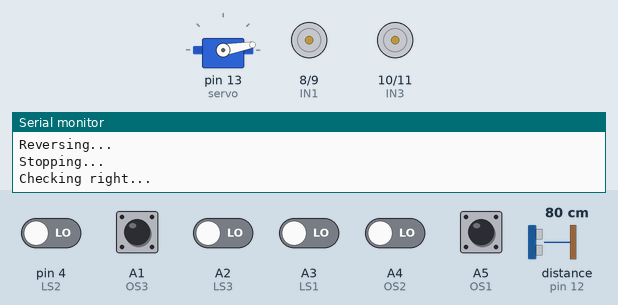
The sketch below on a simulated Arduino Uno, built with avr-gcc and run on an emulated ATmega328P. Parts: servo, motor-driver pin pairs drawn as motors (green arrow = first pin HIGH = forward, orange = second pin HIGH = backward, longer = more drive, scaled by the enable pin), the last lines printed to the serial monitor. The inputs (shaded band) are chosen by the test bench; at power-on: A1 (OS3), A5 (OS1) HIGH, A2 (LS3), A3 (LS1), A4 (OS2), pin 4 (LS2) LOW, distance to the obstacle (sensor on pin 12) 80 cm. The echo pulse lasts 58.3 µs per cm.

Above: at 3.2 s.
3.3 s: A4 (OS2) driven HIGH
At 5.8 s:
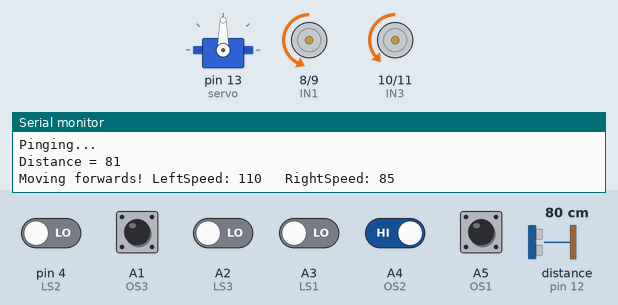
6.3 s: distance to the obstacle (sensor on pin 12) set to 10 cm
7.8 s: distance to the obstacle (sensor on pin 12) set to 7 cm
At 10.1 s:
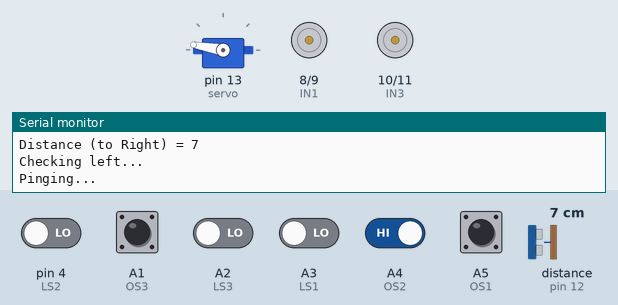
11.3 s: distance to the obstacle (sensor on pin 12) set to 9 cm
At 13.19 s:
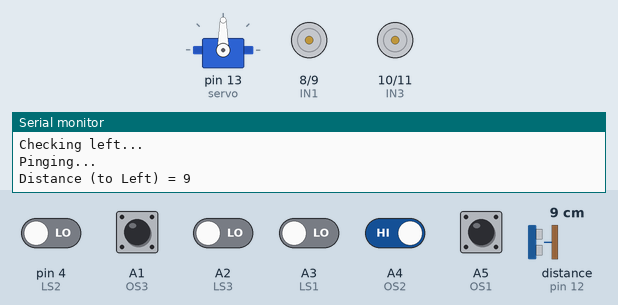
18.7 s: distance to the obstacle (sensor on pin 12) set to 2 cm
At 19.07 s:
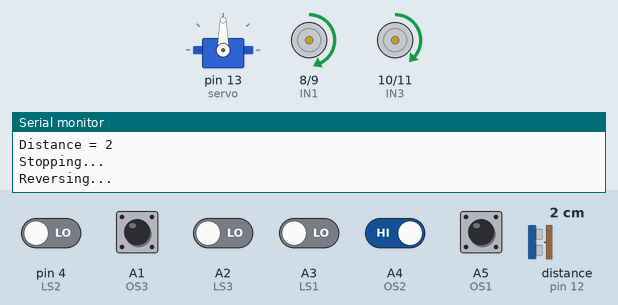
22.2 s: pin 4 (LS2) driven HIGH
At 24.8 s:
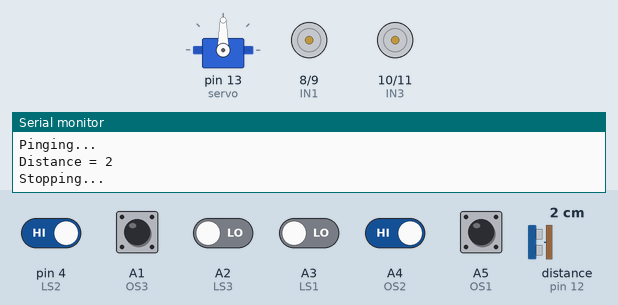
Timing chart, 0 to 26.3 s (numbered marks = the images above; inputs shaded):
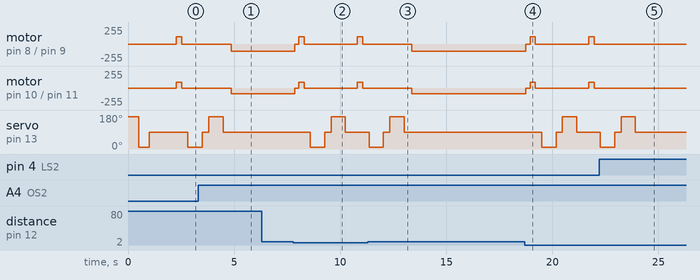

The sketch:

Autonomous_Vehicle_-_Competency.ino
```cpp
// *-----------------------------------* \\
// | ENGG1500 Project - 2019 - Team 24 | \\
// *-----------------------------------* \\

/* CHANGE LOG

v 1.0 - Initial
v 1.1 - added additional line sensors
v 1.2 - added IR obstacle sensors to front corners to help with off-axis wall detection
v 1.3 - added Rear facing obstacle sensor to stop reversing if back against wall
      - Reduced startup delay to 1 second

*/


#include <NewPing.h>
#include <Servo.h>

#define ENA 5 // SPEED CONTROL - Left wheel
#define ENB 6 // SPEED CONTROL - Right wheel
#define IN1 8 // LEFT motor
#define IN2 9 // LEFT motor
#define IN3 10 // RIGHT motor
#define IN4 11 // RIGHT motor
#define LS1 A3 // Line Sensor 1 pin (front passenger side)
#define LS2 4 // Line Sensor 2 pin (front middle)
#define LS3 A2 // Line Sensor 3 pin (front driver side)
#define OS1 A5 // IR Obstacle sensor 1 (front passenger side)
#define OS2 A4 // IR Obstacle sensor 2 (front driver side)
#define OS3 A1 // Rear obstacle sensor

#define servo 13 // Servo pin

#define ECHO 12 // Ultrasonic sensor ECHO pin
#define TRIG 7 // Ultrasonic sensor TRIG pin

int leftSpeed = 110; // Left motor "normal" speed
int rightSpeed = 85; // Right motor "normal" speed

int maxDistance = 200;
int distance = 100;

int distanceLeft;
int distanceRight;

NewPing sonar(TRIG, ECHO, maxDistance); // Ultrasonic sensor
Servo eyes; // Declare servo name

void setup() {
  pinMode(ENA,OUTPUT); //set ENA as an output
  pinMode(ENB,OUTPUT); //set ENB as an output
  pinMode(IN1,OUTPUT); //set IN1 as an output
  pinMode(IN2,OUTPUT); //set IN2 as an output
  pinMode(IN3,OUTPUT); //set IN3 as an output
  pinMode(IN4,OUTPUT); //set IN4 as an output
  pinMode(LS1,INPUT); //set Line Sensor 1 pin as an input
  pinMode(LS2,INPUT); //set Line Sensor 2 pin as an input
  pinMode(LS3,INPUT); //set Line Sensor 3 pin as an input
  pinMode(OS1,INPUT); //set Obstacle sensor 1 pin as an input
  pinMode(OS2,INPUT); //set Obstacle sensor 2 pin as an input
  pinMode(OS3,INPUT); //set Obstacle sensor 2 pin as an input

  eyes.attach(servo); // Activate servo named "eyes"

  Serial.begin(9600);

  eyes.write(170);
  delay(500);
  eyes.write(10);
  delay(500);
  eyes.write(90); // Set servo to straight ahead position

  analogWrite(ENA, 0); // Set LEFT motor initial speed to 0
  analogWrite(ENB, 0); // Set RIGHT motor initial speed to 0

  delay(1000);// Delay before starting loop
}

void loop()
{
distance = readPing();
Serial.print("Distance = ");
Serial.println(distance);

if(digitalRead(LS1) == 1 || digitalRead(LS2) == 1 || digitalRead(LS3) == 1) motorStop();
  else {

if (distance <= 8 || digitalRead(OS1) == LOW || digitalRead(OS2) == LOW)
{
  motorStop();
  delay(200);
  if(digitalRead(OS3) == LOW) goto SKIPBACKWARDS;
  leftBackwards();
  rightBackwards();
  motorGo();
  Serial.println("Reversing...");
  delay(250);
  motorStop();
  delay(300);
  SKIPBACKWARDS:
  distanceRight = checkRight();
  Serial.print("Distance (to Right) = ");
  Serial.println(distanceRight);
  delay(300);
  distanceLeft = checkLeft();
  Serial.print("Distance (to Left) = ");
  Serial.println(distanceLeft);
  delay(300);

  Serial.print("Front: ");         // --
  Serial.print(distance);          //   |
  Serial.print("    Right: ");     //   |
  Serial.print(distanceRight);     // Decision Debugging
  Serial.print("    Left: ");      //   |
  Serial.println(distanceLeft);    //   |
//delay(4700);                     // --

  if(distanceLeft > distanceRight)
    {
      turnLeft();
      motorGo();
      delay(250);
      motorStop();
    }else if(distanceLeft < distanceRight)
    {
      turnRight();
      motorGo();
      delay(325);
      motorStop();
    }
}else
  {
    leftForwards();
    rightForwards();
    Serial.print("Moving forwards! LeftSpeed: ");
    Serial.print(leftSpeed);
    Serial.print("   RightSpeed: ");
    Serial.println(rightSpeed);
    motorGo();
  }
}
}

void motorStop(void) //This function sets the LEFT motor direction to FORWARDS
{
  Serial.println("Stopping...");
  analogWrite(ENA, 0); // Set LEFT motor speed to 0
  analogWrite(ENB, 0); // Set RIGHT motor speed to 0
}

void motorGo(void) //This function sets the LEFT motor direction to FORWARDS
{
  analogWrite(ENA, leftSpeed); // Set LEFT motor speed to normal
  analogWrite(ENB, rightSpeed); // Set RIGHT motor speed to normal
}

void leftForwards(void) //This function sets the LEFT motor direction to FORWARDS
{
digitalWrite(IN1,LOW); //IN1
digitalWrite(IN2,HIGH); //IN2
}

void leftBackwards(void) //This function sets the LEFT motor direction to BACKWARDS
{
digitalWrite(IN1,HIGH); //IN1
digitalWrite(IN2,LOW); //IN2
}

void rightForwards(void) //This function sets the RIGHT motor direction to FORWARDS
{
digitalWrite(IN3,LOW); //IN3
digitalWrite(IN4,HIGH); //IN4
}

void rightBackwards(void) //This function sets the RIGHT motor direction to BACKWARDS
{
digitalWrite(IN3,HIGH); //IN3
digitalWrite(IN4,LOW); //IN4
}

void turnRight(void) //This function sets the motor directions opposite so they turn RIGHT
{
Serial.println("Turning right...");
digitalWrite(IN1,LOW); //IN1
digitalWrite(IN2,HIGH); //IN2
digitalWrite(IN3,HIGH); //IN3
digitalWrite(IN4,LOW); //IN4
}

void turnLeft(void) //This function sets the motor directions opposite so they turn LEFT
{
Serial.println("Turning left...");
digitalWrite(IN1,HIGH); //IN1
digitalWrite(IN2,LOW); //IN2
digitalWrite(IN3,LOW); //IN3
digitalWrite(IN4,HIGH); //IN4
}

int checkRight()
{
  Serial.println("Checking right...");
  eyes.write(10);
  delay(500);
  int distance = readPing();
  delay(100);
  eyes.write(90);
  return distance;
}

int checkLeft()
{
  Serial.println("Checking left...");
  eyes.write(170);
  delay(500);
  int distance = readPing();
  delay(100);
  eyes.write(90);
  return distance;
  delay(100);
}

int readPing()
{
  Serial.println("Pinging...");
  delay(70);
  int cm = sonar.ping_cm();
  if (cm==0){
    cm=250;
  }
  return cm;
}
```

Measured:
- the behaviour switches between 9 and 8 cm on distance to the obstacle (sensor on pin 12) (found by bisection; images 1 and 2)
- after the input at 3.3 s, servo on pin 13 (servo): goes on until 4.5 s, then stays 90°
- after the input at 7.8 s, motor on pin 8 (IN1) / pin 9 (IN2): goes stopped 0.20 s, forward 110/255 0.25 s, stopped 2.5 s, forward 110/255 0.25 s, then stopped, starting after 0.05 s; motor on pin 10 (IN3) / pin 11 (IN4): goes stopped 0.20 s, forward 85/255 0.25 s, stopped 2.5 s, forward 85/255 0.25 s, then stopped, starting after 0.05 s
- after the input at 11.3 s, servo on pin 13 (servo): goes on until 13.0 s, then stays 90°
- after the input at 18.7 s, motor on pin 8 (IN1) / pin 9 (IN2): goes stopped 0.20 s, forward 110/255 0.25 s, stopped 2.5 s, forward 110/255 0.25 s, then stopped, starting after 0.05 s; motor on pin 10 (IN3) / pin 11 (IN4): goes stopped 0.20 s, forward 85/255 0.25 s, stopped 2.5 s, forward 85/255 0.25 s, then stopped, starting after 0.05 s
- after the input at 22.2 s, motor on pin 8 (IN1) / pin 9 (IN2), motor on pin 10 (IN3) / pin 11 (IN4): stops changing and stays stopped; servo on pin 13 (servo): goes on until 23.9 s, then stays 90°
